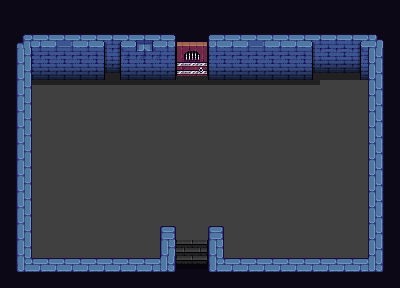

This is a level from a 2D game, rendered from its Tiled map with the project's own tilesets. A one-line summary and the complete map file follow:
An orthogonal 25x18 tile map with 16x16 px tiles, 3 tile layers (Base, Ground, Upper), 3 tilesets and 2 objects (2x Entrance).

<map version="1.8" tiledversion="1.8.2" orientation="orthogonal" renderorder="right-down" width="25" height="18" tilewidth="16" tileheight="16" infinite="0" nextlayerid="7" nextobjectid="5">
 <tileset firstgid="1" source="../Tilesets/stock_dungeon_walls.tsx" />
 <tileset firstgid="369" source="../Tilesets/stock_dungeon_floor.tsx" />
 <tileset firstgid="707" source="../Tilesets/stock_dungeon_stairs.tsx" />
 <layer id="1" name="Base" width="25" height="18">
  <data encoding="csv">
438,438,438,438,438,438,438,438,438,438,438,438,438,438,438,438,438,438,438,438,438,438,438,438,438,
438,438,438,438,438,438,438,438,438,438,438,438,438,438,438,438,438,438,438,438,438,438,438,438,438,
438,438,438,438,438,438,438,438,438,438,438,438,438,438,438,438,438,438,438,438,438,438,438,438,438,
438,401,401,401,401,401,401,401,401,401,401,401,401,401,401,401,401,401,401,401,401,401,401,401,438,
438,401,401,401,401,401,401,401,401,401,401,401,401,401,401,401,401,401,401,401,401,401,401,401,438,
438,401,401,401,401,401,401,401,401,401,401,401,401,401,401,401,401,401,401,401,401,401,401,401,438,
438,401,401,401,401,401,401,401,401,401,401,401,401,401,401,401,401,401,401,401,401,401,401,401,438,
438,401,401,401,401,401,401,401,401,401,401,401,401,401,401,401,401,401,401,401,401,401,401,401,438,
438,401,401,401,401,401,401,401,401,401,401,401,401,401,401,401,401,401,401,401,401,401,401,401,438,
438,401,401,401,401,401,401,401,401,401,401,401,401,401,401,401,401,401,401,401,401,401,401,401,438,
438,401,401,401,401,401,401,401,401,401,401,401,401,401,401,401,401,401,401,401,401,401,401,401,438,
438,401,401,401,401,401,401,401,401,401,401,401,401,401,401,401,401,401,401,401,401,401,401,401,438,
438,401,401,401,401,401,401,401,401,401,401,401,401,401,401,401,401,401,401,401,401,401,401,401,438,
438,401,401,401,401,401,401,401,401,401,401,401,401,401,401,401,401,401,401,401,401,401,401,401,438,
438,401,401,401,401,401,401,401,401,401,401,401,401,401,401,401,401,401,401,401,401,401,401,401,438,
438,401,401,401,401,401,401,401,401,401,401,401,401,401,401,401,401,401,401,401,401,401,401,401,438,
438,401,401,401,401,401,401,401,401,401,438,438,438,438,401,401,401,401,401,401,401,401,401,401,438,
438,438,438,438,438,438,438,438,438,438,438,438,438,438,438,438,438,438,438,438,438,438,438,438,438
</data>
 </layer>
 <layer id="2" name="Ground" width="25" height="18">
  <data encoding="csv">
0,0,0,0,0,0,0,0,0,0,0,0,0,0,0,0,0,0,0,0,0,0,0,0,0,
0,0,0,0,0,0,0,0,0,0,0,0,0,0,0,0,0,0,0,0,0,0,0,0,0,
0,51,95,309,310,95,152,154,312,313,66,67,68,120,95,309,310,95,95,152,153,153,154,52,0,
0,71,118,118,118,118,175,177,335,336,89,90,91,117,118,118,118,118,118,175,176,176,177,73,0,
0,71,141,141,141,141,198,200,141,141,112,113,114,140,141,141,141,141,141,198,199,199,200,73,0,
0,71,271,271,271,271,271,271,271,271,135,136,137,271,271,271,271,271,271,271,0,0,0,73,0,
0,71,0,0,0,0,0,0,0,0,0,0,0,0,0,0,0,0,0,0,0,0,0,73,0,
0,71,0,0,0,0,0,0,0,0,0,0,0,0,0,0,0,0,0,0,0,0,0,73,0,
0,71,0,0,0,0,0,0,0,0,0,0,0,0,0,0,0,0,0,0,0,0,0,73,0,
0,71,0,0,0,0,0,0,0,0,0,0,0,0,0,0,0,0,0,0,0,0,0,73,0,
0,71,0,0,0,0,0,0,0,0,0,0,0,0,0,0,0,0,0,0,0,0,0,73,0,
0,71,0,0,0,0,0,0,0,0,0,0,0,0,0,0,0,0,0,0,0,0,0,73,0,
0,71,0,0,0,0,0,0,0,0,0,0,0,0,0,0,0,0,0,0,0,0,0,73,0,
0,71,0,0,0,0,0,0,0,0,0,0,0,0,0,0,0,0,0,0,0,0,0,73,0,
0,71,0,0,0,0,0,0,0,0,104,0,0,104,0,0,0,0,0,0,0,0,0,73,0,
0,71,0,0,0,0,0,0,0,0,71,790,791,71,0,0,0,0,0,0,0,0,0,73,0,
0,94,95,95,95,95,95,95,95,95,96,814,815,94,95,95,95,95,95,95,95,95,95,96,0,
0,0,0,0,0,0,0,0,0,0,0,0,0,0,0,0,0,0,0,0,0,0,0,0,0
</data>
 </layer>
 <layer id="3" name="Upper" width="25" height="18">
  <data encoding="csv">
0,0,0,0,0,0,0,0,0,0,0,0,0,0,0,0,0,0,0,0,0,0,0,0,0,
0,0,0,0,0,0,0,0,0,0,0,0,0,0,0,0,0,0,0,0,0,0,0,0,0,
0,0,0,0,0,0,0,0,0,0,0,0,0,0,0,0,0,0,0,0,0,0,0,0,0,
0,0,0,0,0,0,0,0,0,0,0,0,0,0,0,0,0,0,0,0,0,0,0,0,0,
0,0,0,0,0,0,0,0,0,0,0,0,0,0,0,0,0,0,0,0,0,0,0,0,0,
0,0,0,0,0,0,0,0,0,0,0,0,0,0,0,0,0,0,0,0,0,0,0,0,0,
0,0,0,0,0,0,0,0,0,0,0,0,0,0,0,0,0,0,0,0,0,0,0,0,0,
0,0,0,0,0,0,0,0,0,0,0,0,0,0,0,0,0,0,0,0,0,0,0,0,0,
0,0,0,0,0,0,0,0,0,0,0,0,0,0,0,0,0,0,0,0,0,0,0,0,0,
0,0,0,0,0,0,0,0,0,0,0,0,0,0,0,0,0,0,0,0,0,0,0,0,0,
0,0,0,0,0,0,0,0,0,0,0,0,0,0,0,0,0,0,0,0,0,0,0,0,0,
0,0,0,0,0,0,0,0,0,0,0,0,0,0,0,0,0,0,0,0,0,0,0,0,0,
0,0,0,0,0,0,0,0,0,0,0,0,0,0,0,0,0,0,0,0,0,0,0,0,0,
0,0,0,0,0,0,0,0,0,0,0,0,0,0,0,0,0,0,0,0,0,0,0,0,0,
0,0,0,0,0,0,0,0,0,0,0,0,0,0,0,0,0,0,0,0,0,0,0,0,0,
0,0,0,0,0,0,0,0,0,0,0,0,0,0,0,0,0,0,0,0,0,0,0,0,0,
0,0,0,0,0,0,0,0,0,0,0,0,0,0,0,0,0,0,0,0,0,0,0,0,0,
0,0,0,0,0,0,0,0,0,0,0,0,0,0,0,0,0,0,0,0,0,0,0,0,0
</data>
 </layer>
 <objectgroup id="4" name="Travel">
  <object id="3" name="Entrance" x="176" y="260" width="32" height="4">
   <properties>
    <property name="EntranceDir" value="Up" />
    <property name="Map" value="mapWoods" />
   </properties>
  </object>
  <object id="4" name="Entrance" x="176" y="72" width="32" height="4">
   <properties>
    <property name="EntranceDir" value="Down" />
    <property name="Map" value="mapDungeon2" />
   </properties>
  </object>
 </objectgroup>
 <objectgroup id="5" name="MapObject" />
 <objectgroup id="6" name="Character" />
</map>
